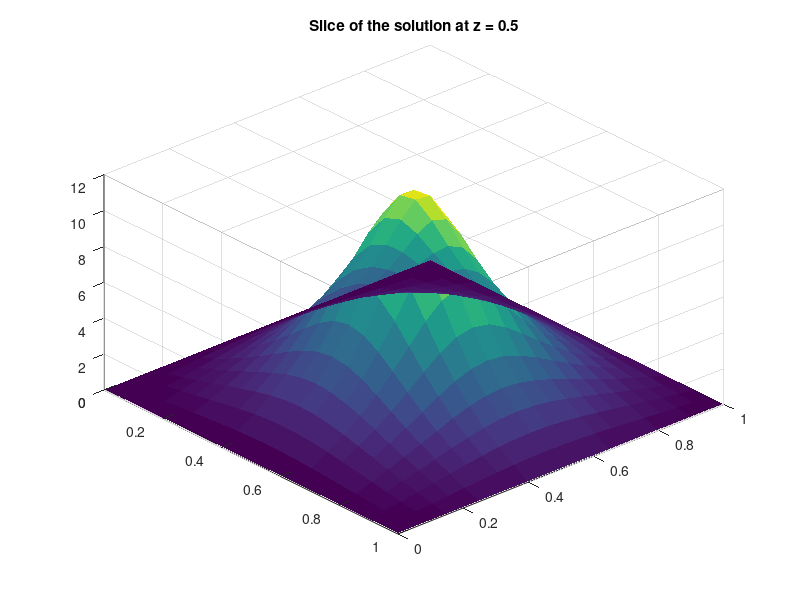
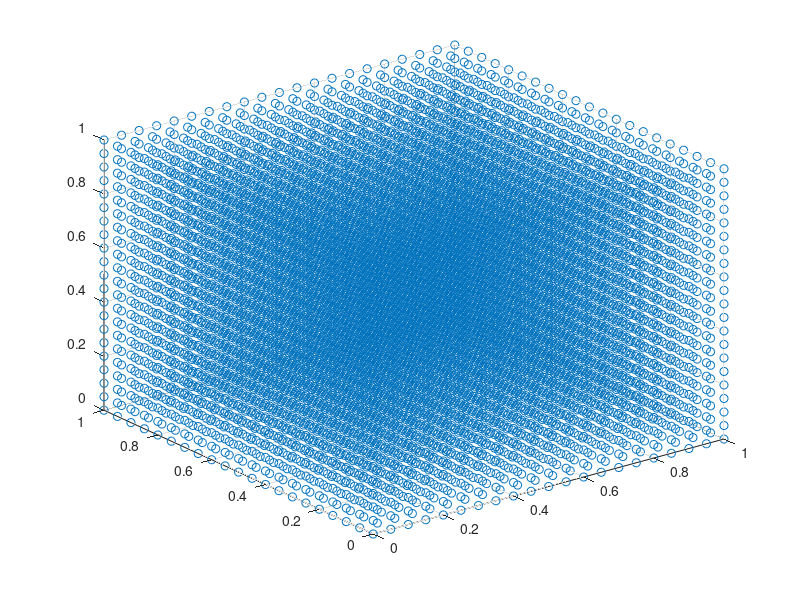

These charts were generated, in order, by the following MATLAB code: (Note: this script raises an error after producing the figures.)
% newtons method for PDE's
% written by fixedotter

clear; clc;

% boring const
n = 20; dx = 1/n; n_half = round(n/2);
ds = 0.1; % s_f = 3*pi^2; % final s
s_f = 0;

% array of s 
s_array = 0:ds:s_f;
u_array = zeros(1,length(s_array)); % to store solutions for each s

% basically just the grid
x = linspace(0,1,n+1)'; xs = x(2:end-1); % full and interior pts in interval 
[YS,XS,ZS] = meshgrid(xs,xs,xs); % grid of interior points

% defining the laplacian in 2d
I  = speye(n-1);
I_sq = speye((n-1)^2);
D2 = spdiags(kron(ones(n-1,1),[1 -2 1]),-1:1,n-1,n-1)/dx^2;

% Laplacian = D_2x + D_2^y
L  = kron(I,D2) + kron(D2, I);

% laplacian w/ cube
L_cub = kron(I_sq,D2) + kron(L,I);

% compute first 6 eigen pairs
[V,D] = eigs(-L_cub,6,'sm'); 
disp(D)
% 6 smallest DIFFERENT eigenvalues are 3*pi^2, 6*pi^2, 9*pi^2, 11*pi^2, 12*pi^2, 14*pi^2
% since there's a linear combination, we basically get 3 of each of them after 3*pi^2, which is what we see in the diag(D) output

% function & it's jacobian with s to move along solution space?
F = @(s,u) L_cub*u + s*u + u.^3; % actual funct with s to move along the solutions
J = @(s,u) L_cub + spdiags(s + 3*u.^2, 0, (n-1)^3, (n-1)^3); % jacobian with s

% for some reason 8 times the whole thing is a good guess but 9 or 7 isnt
f = @(x,y,z) sin(pi*x).*sin(pi*y).*sin(pi*z)*8; % init guess


% putting her into a column for easy matrix ops
u = reshape(f(XS,YS,ZS), (n-1)^3, 1);

% % do again with s & see if we can loop over the solutions to plot a grid
% for s = 0:ds:2*pi^2
%   chi = J(s,u)\F(s,u); % next newton step
%   u = u - chi; % update
%   if (norm(chi) < 1e-6) % stopping condition
%     break
%   end
% end

% just doing s = 0 for now
for s = 0:ds:s_f
  % newtons meth step
  for i = 1:250
    chi = J(s,u)\F(s,u); % next newton step
    u = u - chi; % update
    fprintf("iteration %d, norm of chi: %e\n", i, norm(chi));
    disp(max(abs(u))); % max value of u
    if (norm(chi) < 1e-6) % stopping condition
      break
    end
  end
  u_array(s+1) = max(abs(u)); % store the max value of u for this s
end

% bringing it back to 3d for plotting
u = reshape(u, n-1, n-1, n-1); % reshape function
Sol_3d = zeros(n+1,n+1,n+1); % boundary conditions
Sol_3d(2:end-1,2:end-1,2:end-1) = u; % feeding in the solution
[X,Y,Z] = meshgrid(x,x,x); % grid for plotting


% can we save this to a mf gif
gifFile = "neubergers_cube_w_newtonsMeth.gif";
% for k = 0:n
%   figure("Visible",'off')
%   colormap(jet); % shading interp
%   Z_slice = Z(:,:,k+1); % slicing the solution at z = k*ds
%   zlim([-1,1]); % keeping the z axis fixed so it's less confusing
%   xlim([0,1]); ylim([0,1]); % keeping x and y axis fixed too
%   surf(X(:,:,k+1),Y(:,:,k+1),Z_slice,'edgecolor','none'); % plotting the slice of the solution
%   titleName = strcat('z = ', num2str(k*dx));
%   title(titleName)
%   view(42,-42);
%   % exportgraphics(gcf, strcat('neubergers_cube_w_newtonsMeth_s=', num2str(k*ds), '.png')); % saving the figure
%   exportgraphics(gcf,gifFile,Append=true); % saving to the gif
% end

% surface figure
figure
surf(X(:,:,n_half),Y(:,:,n_half),Sol_3d(:,:,n_half),'edgecolor','none'); % plotting the slice of the solution
title('Slice of the solution at z = 0.5')
% zlim([0 10E-34])
view(42,-42);

scatX = reshape(X, [],1,1);
scatY = reshape(Y, [],1,1);
scatZ = reshape(Z, [],1,1);
scatSol_3d = reshape(Sol_3d, [],1,1);

% scatter3d figure
figure
scatter3(scatX,scatY,scatZ)
colormap(gca,"parula")

figure
plot(s_array, u_array, '-o');
xlabel('s value');
ylabel('max absolute value u');
title('max |u| vs s');
grid on;

% figure
% colormap(jet); % shading interp
% isosurface(X,Y,Z,0); % plotting the isosurface of the solution
% title('Isosurface of the solution at s = 3*pi^2')
% view(42,-42);



  % what chat said
  % figure('Visible','off','Name','gif');
  % colormap(jet); % shading interp
  % isosurface(X,Y,Z,k*ds); % plotting the isosurface of the solution
  % titleVar = strcat('s = ', num2str(k*ds));
  % title(titleVar)
  % view(42,-42);
  % saveas(gcf, strcat('wave_sol_s=', num2str(k*ds), '.png'));

% isosurface(X,Y,Z,0); % plotting the isosurface of the solution
